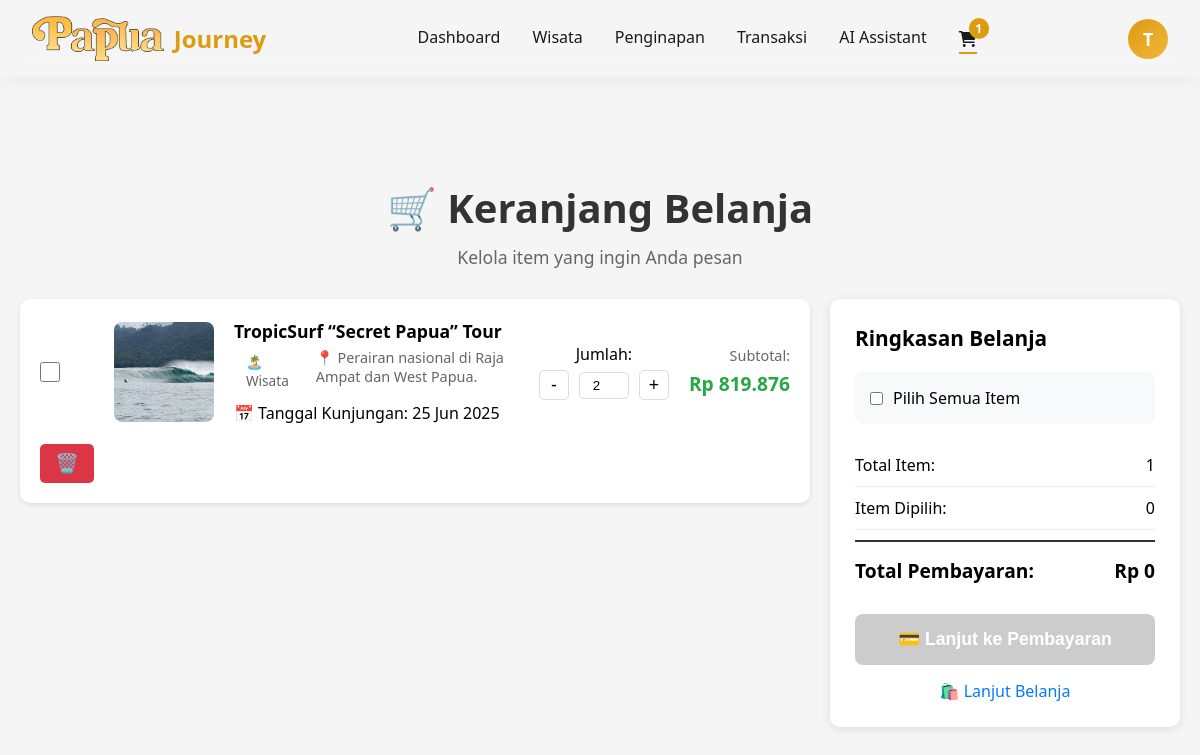
The page /users/cart/cart.php (signed in) on the database as committed earlier.
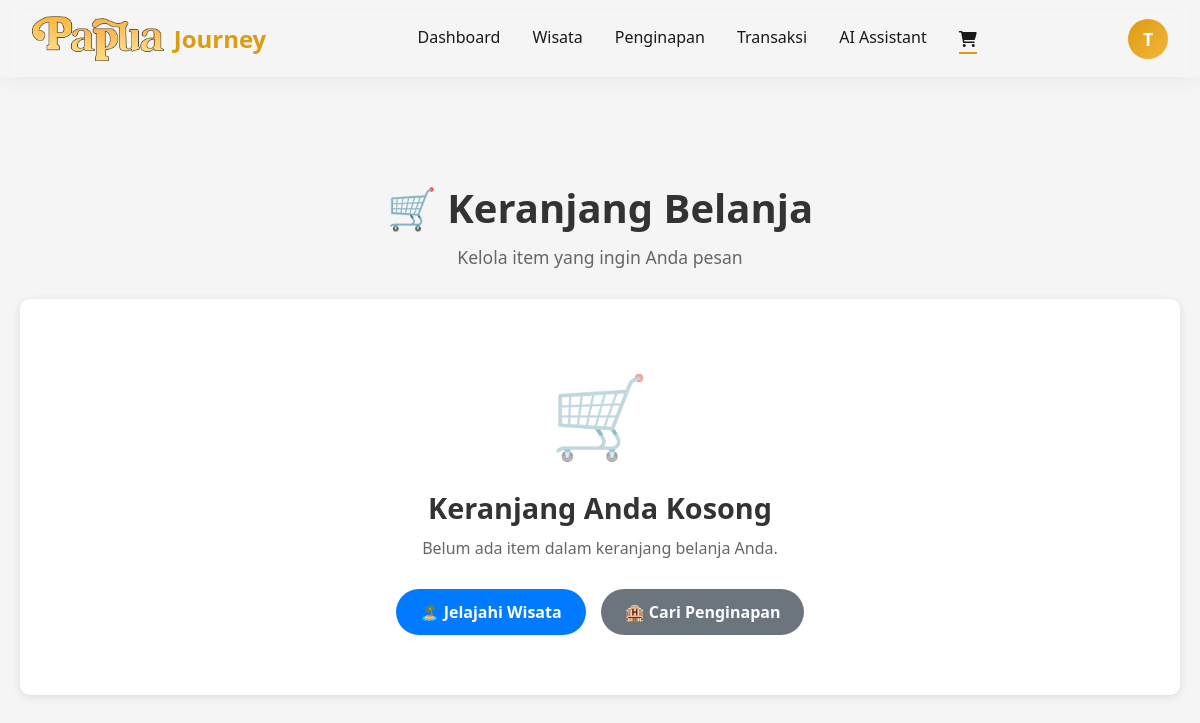
The same page on the database as committed later.
### tables this page shows
CREATE TABLE `cart_items` (
  `id` int(11) NOT NULL,
  `user_id` int(11) NOT NULL,
  `item_type` enum('wisata','penginapan','artikel') NOT NULL,
  `item_id` int(11) NOT NULL,
  `quantity` int(11) NOT NULL DEFAULT 1,
  `price_per_unit` decimal(10,2) NOT NULL,
  `subtotal` decimal(10,2) NOT NULL,
  `booking_date` date DEFAULT NULL COMMENT 'For wisata tickets',
  `checkin_date` date DEFAULT NULL COMMENT 'For penginapan',
  `checkout_date` date DEFAULT NULL COMMENT 'For penginapan',
  `notes` text DEFAULT NULL,
  `added_at` timestamp NOT NULL DEFAULT current_timestamp(),
  `updated_at` timestamp NOT NULL DEFAULT current_timestamp() ON UPDATE current_timestamp()
);

### users/cart/cart.php (the view, shortened to what the changed rows need)
<?php
$db = getDbConnection();
$user_id = $_SESSION['user_id'];
$cart_query = "
    SELECT
        c.*,
        CASE
            WHEN c.item_type = 'wisata' THEN w.judul
            WHEN c.item_type = 'penginapan' THEN p.judul
            WHEN c.item_type = 'artikel' THEN a.judul
        END as item_name,
        CASE
            WHEN c.item_type = 'wisata' THEN w.photo
            WHEN c.item_type = 'penginapan' THEN p.photo
            WHEN c.item_type = 'artikel' THEN a.gambar
        END as item_image,
        CASE
            WHEN c.item_type = 'wisata' THEN w.alamat
            WHEN c.item_type = 'penginapan' THEN p.lokasi
            WHEN c.item_type = 'artikel' THEN u.address
        END as item_location
    FROM cart_items c
    LEFT JOIN wisata w ON c.item_type = 'wisata' AND c.item_id = w.id
    LEFT JOIN penginapan p ON c.item_type = 'penginapan' AND c.item_id = p.id
    LEFT JOIN artikel a ON c.item_type = 'artikel' AND c.item_id = a.id
    LEFT JOIN umkm u ON a.umkm_id = u.id
    WHERE c.user_id = ?
    ORDER BY c.added_at DESC
";
$stmt = $db->prepare($cart_query);
$stmt->bind_param("i", $user_id);
$stmt->execute();
$result = $stmt->get_result();
$cart_items = $result->fetch_all(MYSQLI_ASSOC);
function formatPrice($price) {
    return 'Rp ' . number_format($price, 0, ',', '.');
}
function formatDate($date) {
    return date('d M Y', strtotime($date));
}
function getItemTypeIcon($type) {
    $icons = [
        'wisata' => '🏝️',
        'penginapan' => '🏨',
        'artikel' => '📦'
    ];
    return $icons[$type] ?? '📋';
}
function getItemTypeLabel($type) {
    $labels = [
        'wisata' => 'Wisata',
        'penginapan' => 'Penginapan',
        'artikel' => 'Produk/Jasa'
    ];
    return $labels[$type] ?? 'Item';
}
?>
<!DOCTYPE html>
<html lang="id">
<head>
    <link rel="stylesheet" href="cart.css">
</head>
<body>
    <?php include '../components/navbar.php'; ?>
    <div class="main-content">
        <div class="container">
            <div class="page-header">
                <h1>🛒 Keranjang Belanja</h1>
            </div>
            <?php if (empty($cart_items)): ?>
                <div class="empty-cart">
                    <div class="empty-icon">🛒</div>
                    <h3>Keranjang Anda Kosong</h3>
                    <p>Belum ada item dalam keranjang belanja Anda.</p>
                    <div class="empty-actions">
                        <a href="../wisata/userwisata.php" class="btn btn-primary">🏝️ Jelajahi Wisata</a>
                        <a href="../penginapan/userpenginapan.php" class="btn btn-secondary">🏨 Cari Penginapan</a>
                    </div>
                </div>
            <?php else: ?>
                <form id="checkout-form" method="POST" action="../checkout/checkout.php">
                    <div class="cart-container">
                        <div class="cart-items">
                            <?php foreach ($cart_items as $item): ?>
                                <div class="cart-item" data-cart-id="<?php echo $item['id']; ?>">
                                    <div class="item-checkbox">
                                        <input type="checkbox"
                                               name="selected_items[]"
                                               value="<?php echo $item['id']; ?>"
                                               class="item-select"
                                               data-price="<?php echo $item['subtotal']; ?>">
                                    </div>
                                    <div class="item-image">
                                        <?php if ($item['item_image']): ?>
                                            <?php
                                            $image_path = ($item['item_type'] == 'artikel')
                                                ? '../../uploads/artikel_images/' . $item['item_image']
                                                : '../../uploads/' . $item['item_image'];
                                            ?>
                                            <img src="<?php echo $image_path; ?>" alt="<?php echo htmlspecialchars($item['item_name']); ?>">
                                        <?php else: ?>
                                            <div class="placeholder-image">
                                                <?php echo getItemTypeIcon($item['item_type']); ?>
                                            </div>
                                        <?php endif; ?>
                                    </div>
                                    <div class="item-details">
                                        <h4><?php echo htmlspecialchars($item['item_name']); ?></h4>
                                        <div class="item-meta">
                                            <span class="item-type"><?php echo getItemTypeIcon($item['item_type']) . ' ' . getItemTypeLabel($item['item_type']); ?></span>
                                            <?php if ($item['item_location']): ?>
                                                <span class="item-location">📍 <?php echo htmlspecialchars($item['item_location']); ?></span>
                                            <?php endif; ?>
                                        </div>
                                        <?php if ($item['booking_date']): ?>
                                            <div class="booking-info">
                                                📅 Tanggal Kunjungan: <?php echo formatDate($item['booking_date']); ?>
                                            </div>
                                        <?php endif; ?>
                                    </div>
                                    <div class="item-quantity">
                                        <label>Jumlah:</label>
                                        <div class="quantity-control">
                                            <button type="button" class="qty-btn minus" data-cart-id="<?php echo $item['id']; ?>">-</button>
                                            <input type="number"
                                                   class="qty-input"
                                                   value="<?php echo $item['quantity']; ?>"
                                                   min="1"
                                                   data-cart-id="<?php echo $item['id']; ?>"
                                                   data-price="<?php echo $item['price_per_unit']; ?>">
                                            <button type="button" class="qty-btn plus" data-cart-id="<?php echo $item['id']; ?>">+</button>
                                        </div>
                                    </div>
                                    <div class="item-price">
                                        <div class="price-label">Subtotal:</div>
                                        <div class="price-amount" data-cart-id="<?php echo $item['id']; ?>">
                                            <?php echo formatPrice($item['subtotal']); ?>
                                        </div>
                                    </div>
                                    <div class="item-actions">
                                        <button type="button" class="btn-remove"
                                                data-cart-id="<?php echo $item['id']; ?>"
                                                data-item-name="<?php echo htmlspecialchars($item['item_name']); ?>">
                                            🗑️
                                        </button>
                                    </div>
                                </div>
                            <?php endforeach; ?>
                        </div>
                        <div class="cart-summary">
                            <div class="summary-card">
                                <h3>Ringkasan Belanja</h3>
                                <div class="select-all">
                                    <label>
                                        <input type="checkbox" id="select-all">
                                        Pilih Semua Item
                                    </label>
                                </div>
                                <div class="summary-details">
                                    <div class="summary-row">
                                        <span>Total Item:</span>
                                        <span id="total-items"><?php echo count($cart_items); ?></span>
                                    </div>
                                    <div class="summary-row">
                                        <span>Item Dipilih:</span>
                                        <span id="selected-items">0</span>
                                    </div>
                                    <div class="summary-row total">
                                        <span>Total Pembayaran:</span>
                                        <span id="total-payment"><?php echo formatPrice(0); ?></span>
                                    </div>
                                </div>
                                <button type="submit" class="btn-checkout" id="checkout-btn" disabled>
                                    💳 Lanjut ke Pembayaran
                                </button>
                                <div class="summary-actions">
                                    <a href="../wisata/userwisata.php" class="btn-continue">
                                        🛍️ Lanjut Belanja
                                    </a>
                                </div>
                            </div>
                        </div>
                    </div>
                </form>
            <?php endif; ?>
        </div>
    </div>
</body>
</html>

### users/components/navbar.php (shortened to what the changed rows need)
<?php
$current_dir = dirname($_SERVER['PHP_SELF']);
$in_dashboard = strpos($current_dir, '/users/dashboard') !== false;
$in_wisata = strpos($current_dir, '/users/wisata') !== false;
$in_penginapan = strpos($current_dir, '/users/penginapan') !== false;
$in_chatbot = strpos($current_dir, '/users/chatbot') !== false;
$in_components = strpos($current_dir, '/users/components') !== false;
$in_cart = strpos($current_dir, '/users/cart') !== false;
$in_checkout = strpos($current_dir, '/users/checkout') !== false;
$in_transaksi = strpos($current_dir, '/users/transaksi') !== false;
if ($in_dashboard || $in_wisata || $in_penginapan || $in_chatbot || $in_components || $in_cart || $in_checkout || $in_transaksi) {
    $users_path = '../';
} else {
    $base_path = '../';
    $users_path = '';
    $config_path = '../config/';
    $uploads_path = '../uploads/';
    $logout_path = '../logout.php';
}
$db = getDbConnection();
$cart_count = 0;
if (isset($_SESSION['user_id'])) {
    $cart_stmt = $db->prepare("SELECT COUNT(*) as count FROM cart_items WHERE user_id = ?");
    $cart_stmt->bind_param("i", $_SESSION['user_id']);
    $cart_stmt->execute();
    $cart_result = $cart_stmt->get_result();
    $cart_count = $cart_result->fetch_assoc()['count'];
}
?>
<link href="https://cdnjs.cloudflare.com/ajax/libs/font-awesome/6.0.0/css/all.min.css" rel="stylesheet">
<div class="pj-navbar-wrapper">
    <header class="pj-navbar-header" id="header">
    <nav class="navbar">
        <ul class="nav-links">
            <li>
                <a href="<?php echo $users_path; ?>cart/cart.php" class="cart-icon <?php echo basename($_SERVER['PHP_SELF']) == 'cart.php' ? 'active' : ''; ?>">
                    <i class="fas fa-shopping-cart"></i>
                    <?php if ($cart_count > 0): ?>
                        <span class="cart-badge"><?php echo $cart_count; ?></span>
                    <?php endif; ?>
                </a>
            </li>
        </ul>
    </nav>
</header>
</div>

Rows that differ between the two databases and show on the page:
removed cart_items: item_name "TropicSurf “Secret Papua” Tour", item_type "🏝️", item_type "Wisata", item_location "Perairan nasional di Raja Ampat dan West Papua.", booking_date "25 Jun 2025", quantity "2", subtotal "Rp 819.876"
Other text that changed with them:
$cart_count: "1" → (not shown)
form field value: "☐" → (not shown)
count($cart_items): "1" → (not shown)
formatPrice(0): "Rp 0" → (not shown)
text no longer shown: "Ringkasan Belanja Pilih Semua Item Total Item: Item Dipilih: 0 Total Pembayaran: 💳 Lanjut ke Pembayaran 🛍️ Lanjut Belanja"
text now shown: "🛒 Keranjang Anda Kosong Belum ada item dalam keranjang belanja Anda. 🏝️ Jelajahi Wisata 🏨 Cari Penginapan"
